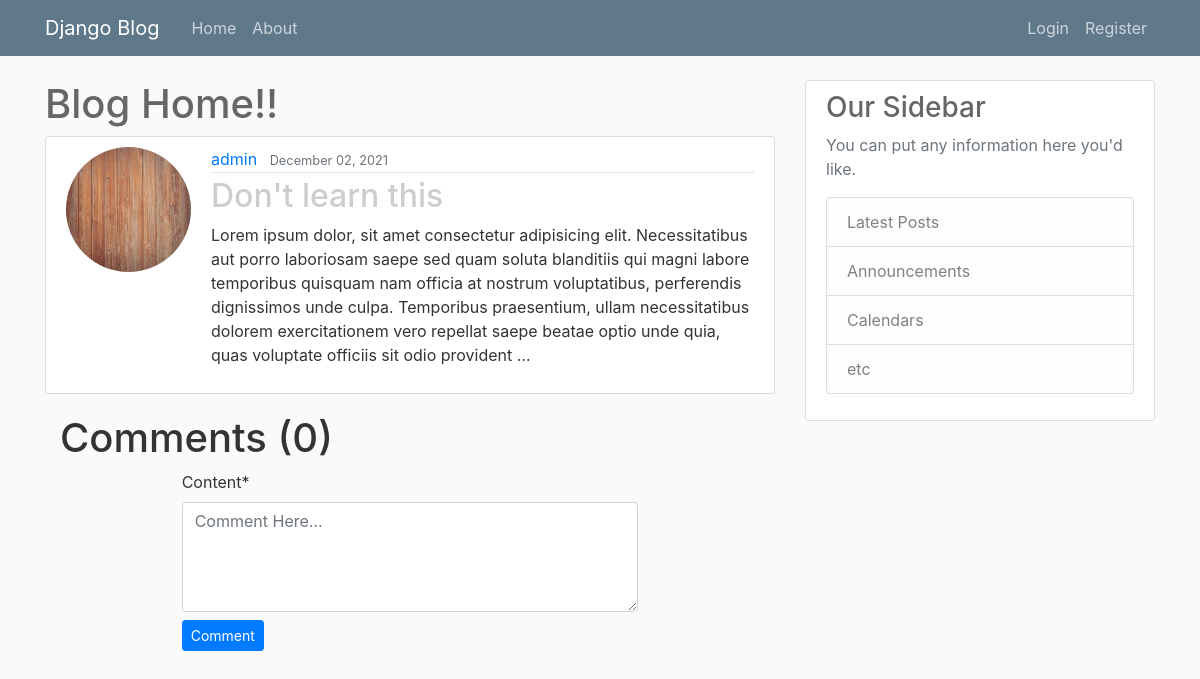
Screenshot of /post/3/ with the database file from the repository.
### blog/models.py (models this page shows, shortened)
class Post(models.Model):
    author = models.ForeignKey(User, on_delete=models.CASCADE)
    title = models.CharField(max_length=100)
    content = models.TextField()
    date_posted = models.DateTimeField(default=timezone.now)
    likes = models.ManyToManyField(User, related_name="post_likes")

### users/models.py (models this page shows, shortened)
class Profile(models.Model):
    user = models.OneToOneField(User, on_delete=models.CASCADE)
    image = models.ImageField(default="default.jpg", upload_to='profile_pics')

### blog/views.py (the view, shortened to what this page needs)
# urls.py: path("post/<int:pk>/", views.PostDetailView.as_view(), name="post_detail"),
class PostDetailView(DetailView):
    model = Post
    form = CommentForm
    def get_context_data(self, **kwargs):
        post_comments = self.get_object().comment_set.all().order_by('-date')
        context = super().get_context_data(**kwargs)
        context['form'] = self.form
        context['post_comments'] = post_comments
        return context

### templates/blog/post_detail.html (shortened to what this page needs)
{% extends 'base.html' %}
{% load crispy_forms_tags %}
{% block content %}
<h1>Blog Home!!</h1>
<article class="media content-section">
    <img src="{{ post.author.profile.image.url }}" alt="img" class="rounded-circle account-img">
    <div class="media-body">
        <div class="article-metadata">
            <a href="{% url 'user_posts' post.author.username %}" class="mr-2">{{ post.author }}</a>
            <small class="text-muted">{{ post.date_posted|date:"F d, Y" }}</small>
        </div>
        <h2 class="article-title" href="#">{{ post.title }}</h2>
        <p class="article-content">{{ post.content|truncatewords:50 }}</p>
    </div>
</article>
<div class="section">
    <div class="container">
        <p class="h1">Comments ({{ post_comments.count }})</p>
        <div class="row">
            <div class="col-lg-8 mx-auto">
                <form action="" method="post">
                    <div class="form-group">
                        {{ form|crispy }}
                        <button class="btn btn-primary btn-sm mt-2">Comment</button>
                    </div>
                </form>
            </div>
        </div>
    </div>
</div>
{% endblock %}

### static/css/main.css (style rules this page uses)
body { background: #fafafa; color: #333333; margin-top: 5rem; }
h1, h2, h2, h3, h4, h5, h6 { color: #666666; }
.content-section { background-color: #ffffff; padding: 10px 20px; border: 1px solid #dddddd; border-radius: 3px; margin-bottom: 20px; }
.article-title { color: #4444; }
.article-content { white-space: pre-line; }
.article-metadata { padding-bottom: 1px; margin-bottom: 4px; border-bottom: 1px solid #e3e3e3; }
.account-img { height: 125px; width: 125px; margin-right: 20px; margin-bottom: 16px; }

### rows the page displays
Post: author.profile.image (picture), author "admin", date_posted "December 02, 2021", title "Don't learn this", content "Lorem ipsum dolor, sit amet consectetur adipisicing elit. Necessitatibus aut porro laboriosam saepe sed quam soluta blanditiis qui magni labore temporibus quisquam nam officia at nostrum voluptatibus, perferendis dignissimos unde culpa. Temporibus praesentium, ullam necessitatibus dolorem exercitationem vero repellat saepe beatae optio unde quia, quas voluptate officiis sit odio provident …"

### other values shown
{{ post_comments.count }} "0"
